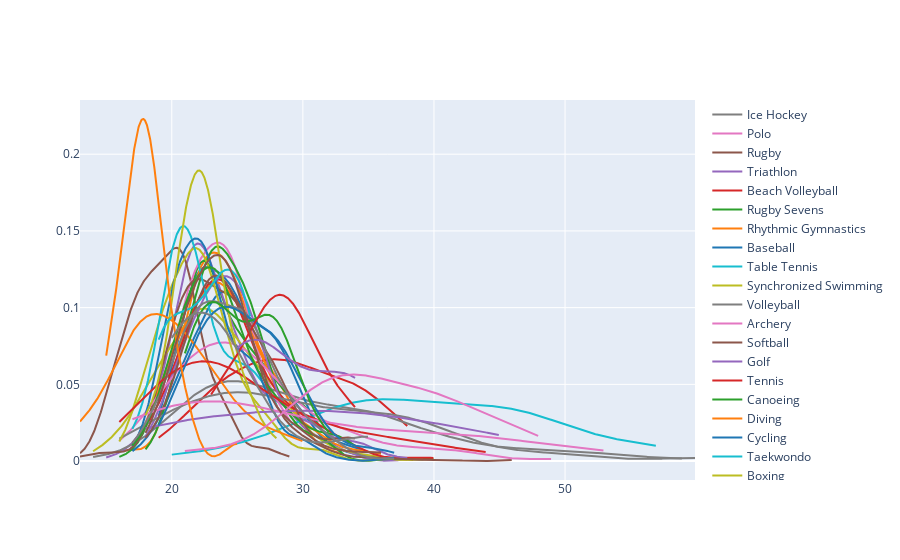

Notebook source saved alongside this figure:
### Code cell
fig.show()

### Figure 1 — Plotly figure (JSON) as saved in the notebook; plotly's stock layout.template omitted (floating-point values rounded to 4 significant figures; data arrays with more than 128 entries replaced by an {"elided": "..."} marker saying what was removed)
{"data": [{"legendgroup": "Basketball", "marker": {"color": "rgb(31, 119, 180)"}, "mode": "lines", "name": "Basketball", "showlegend": true, "type": "scatter", "x": {"elided": "500 float values"}, "xaxis": "x", "y": {"elided": "500 float values"}, "yaxis": "y"}, {"legendgroup": "Judo", "marker": {"color": "rgb(255, 127, 14)"}, "mode": "lines", "name": "Judo", "showlegend": true, "type": "scatter", "x": {"elided": "500 float values"}, "xaxis": "x", "y": {"elided": "500 float values"}, "yaxis": "y"}, {"legendgroup": "Football", "marker": {"color": "rgb(44, 160, 44)"}, "mode": "lines", "name": "Football", "showlegend": true, "type": "scatter", "x": {"elided": "500 float values"}, "xaxis": "x", "y": {"elided": "500 float values"}, "yaxis": "y"}, {"legendgroup": "Tug-Of-War", "marker": {"color": "rgb(214, 39, 40)"}, "mode": "lines", "name": "Tug-Of-War", "showlegend": true, "type": "scatter", "x": {"elided": "500 float values"}, "xaxis": "x", "y": {"elided": "500 float values"}, "yaxis": "y"}, {"legendgroup": "Athletics", "marker": {"color": "rgb(148, 103, 189)"}, "mode": "lines", "name": "Athletics", "showlegend": true, "type": "scatter", "x": {"elided": "500 float values"}, "xaxis": "x", "y": {"elided": "500 float values"}, "yaxis": "y"}, {"legendgroup": "Swimming", "marker": {"color": "rgb(140, 86, 75)"}, "mode": "lines", "name": "Swimming", "showlegend": true, "type": "scatter", "x": {"elided": "500 float values"}, "xaxis": "x", "y": {"elided": "500 float values"}, "yaxis": "y"}, {"legendgroup": "Badminton", "marker": {"color": "rgb(227, 119, 194)"}, "mode": "lines", "name": "Badminton", "showlegend": true, "type": "scatter", "x": {"elided": "500 float values"}, "xaxis": "x", "y": {"elided": "500 float values"}, "yaxis": "y"}, {"legendgroup": "Sailing", "marker": {"color": "rgb(127, 127, 127)"}, "mode": "lines", "name": "Sailing", "showlegend": true, "type": "scatter", "x": {"elided": "500 float values"}, "xaxis": "x", "y": {"elided": "500 float values"}, "yaxis": "y"}, {"legendgroup": "Gymnastics", "marker": {"color": "rgb(188, 189, 34)"}, "mode": "lines", "name": "Gymnastics", "showlegend": true, "type": "scatter", "x": {"elided": "500 float values"}, "xaxis": "x", "y": {"elided": "500 float values"}, "yaxis": "y"}, {"legendgroup": "Art Competitions", "marker": {"color": "rgb(23, 190, 207)"}, "mode": "lines", "name": "Art Competitions", "showlegend": true, "type": "scatter", "x": {"elided": "500 float values"}, "xaxis": "x", "y": {"elided": "500 float values"}, "yaxis": "y"}, {"legendgroup": "Handball", "marker": {"color": "rgb(31, 119, 180)"}, "mode": "lines", "name": "Handball", "showlegend": true, "type": "scatter", "x": {"elided": "500 float values"}, "xaxis": "x", "y": {"elided": "500 float values"}, "yaxis": "y"}, {"legendgroup": "Weightlifting", "marker": {"color": "rgb(255, 127, 14)"}, "mode": "lines", "name": "Weightlifting", "showlegend": true, "type": "scatter", "x": {"elided": "500 float values"}, "xaxis": "x", "y": {"elided": "500 float values"}, "yaxis": "y"}, {"legendgroup": "Wrestling", "marker": {"color": "rgb(44, 160, 44)"}, "mode": "lines", "name": "Wrestling", "showlegend": true, "type": "scatter", "x": {"elided": "500 float values"}, "xaxis": "x", "y": {"elided": "500 float values"}, "yaxis": "y"}, {"legendgroup": "Water Polo", "marker": {"color": "rgb(214, 39, 40)"}, "mode": "lines", "name": "Water Polo", "showlegend": true, "type": "scatter", "x": {"elided": "500 float values"}, "xaxis": "x", "y": {"elided": "500 float values"}, "yaxis": "y"}, {"legendgroup": "Hockey", "marker": {"color": "rgb(148, 103, 189)"}, "mode": "lines", "name": "Hockey", "showlegend": true, "type": "scatter", "x": {"elided": "500 float values"}, "xaxis": "x", "y": {"elided": "500 float values"}, "yaxis": "y"}, {"legendgroup": "Rowing", "marker": {"color": "rgb(140, 86, 75)"}, "mode": "lines", "name": "Rowing", "showlegend": true, "type": "scatter", "x": {"elided": "500 float values"}, "xaxis": "x", "y": {"elided": "500 float values"}, "yaxis": "y"}, {"legendgroup": "Fencing", "marker": {"color": "rgb(227, 119, 194)"}, "mode": "lines", "name": "Fencing", "showlegend": true, "type": "scatter", "x": {"elided": "500 float values"}, "xaxis": "x", "y": {"elided": "500 float values"}, "yaxis": "y"}, {"legendgroup": "Shooting", "marker": {"color": "rgb(127, 127, 127)"}, "mode": "lines", "name": "Shooting", "showlegend": true, "type": "scatter", "x": {"elided": "500 float values"}, "xaxis": "x", "y": {"elided": "500 float values"}, "yaxis": "y"}, {"legendgroup": "Boxing", "marker": {"color": "rgb(188, 189, 34)"}, "mode": "lines", "name": "Boxing", "showlegend": true, "type": "scatter", "x": {"elided": "500 float values"}, "xaxis": "x", "y": {"elided": "500 float values"}, "yaxis": "y"}, {"legendgroup": "Taekwondo", "marker": {"color": "rgb(23, 190, 207)"}, "mode": "lines", "name": "Taekwondo", "showlegend": true, "type": "scatter", "x": {"elided": "500 float values"}, "xaxis": "x", "y": {"elided": "500 float values"}, "yaxis": "y"}, {"legendgroup": "Cycling", "marker": {"color": "rgb(31, 119, 180)"}, "mode": "lines", "name": "Cycling", "showlegend": true, "type": "scatter", "x": {"elided": "500 float values"}, "xaxis": "x", "y": {"elided": "500 float values"}, "yaxis": "y"}, {"legendgroup": "Diving", "marker": {"color": "rgb(255, 127, 14)"}, "mode": "lines", "name": "Diving", "showlegend": true, "type": "scatter", "x": {"elided": "500 float values"}, "xaxis": "x", "y": {"elided": "500 float values"}, "yaxis": "y"}, {"legendgroup": "Canoeing", "marker": {"color": "rgb(44, 160, 44)"}, "mode": "lines", "name": "Canoeing", "showlegend": true, "type": "scatter", "x": {"elided": "500 float values"}, "xaxis": "x", "y": {"elided": "500 float values"}, "yaxis": "y"}, {"legendgroup": "Tennis", "marker": {"color": "rgb(214, 39, 40)"}, "mode": "lines", "name": "Tennis", "showlegend": true, "type": "scatter", "x": {"elided": "500 float values"}, "xaxis": "x", "y": {"elided": "500 float values"}, "yaxis": "y"}, {"legendgroup": "Golf", "marker": {"color": "rgb(148, 103, 189)"}, "mode": "lines", "name": "Golf", "showlegend": true, "type": "scatter", "x": {"elided": "500 float values"}, "xaxis": "x", "y": {"elided": "500 float values"}, "yaxis": "y"}, {"legendgroup": "Softball", "marker": {"color": "rgb(140, 86, 75)"}, "mode": "lines", "name": "Softball", "showlegend": true, "type": "scatter", "x": {"elided": "500 float values"}, "xaxis": "x", "y": {"elided": "500 float values"}, "yaxis": "y"}, {"legendgroup": "Archery", "marker": {"color": "rgb(227, 119, 194)"}, "mode": "lines", "name": "Archery", "showlegend": true, "type": "scatter", "x": {"elided": "500 float values"}, "xaxis": "x", "y": {"elided": "500 float values"}, "yaxis": "y"}, {"legendgroup": "Volleyball", "marker": {"color": "rgb(127, 127, 127)"}, "mode": "lines", "name": "Volleyball", "showlegend": true, "type": "scatter", "x": {"elided": "500 float values"}, "xaxis": "x", "y": {"elided": "500 float values"}, "yaxis": "y"}, {"legendgroup": "Synchronized Swimming", "marker": {"color": "rgb(188, 189, 34)"}, "mode": "lines", "name": "Synchronized Swimming", "showlegend": true, "type": "scatter", "x": {"elided": "500 float values"}, "xaxis": "x", "y": {"elided": "500 float values"}, "yaxis": "y"}, {"legendgroup": "Table Tennis", "marker": {"color": "rgb(23, 190, 207)"}, "mode": "lines", "name": "Table Tennis", "showlegend": true, "type": "scatter", "x": {"elided": "500 float values"}, "xaxis": "x", "y": {"elided": "500 float values"}, "yaxis": "y"}, {"legendgroup": "Baseball", "marker": {"color": "rgb(31, 119, 180)"}, "mode": "lines", "name": "Baseball", "showlegend": true, "type": "scatter", "x": {"elided": "500 float values"}, "xaxis": "x", "y": {"elided": "500 float values"}, "yaxis": "y"}, {"legendgroup": "Rhythmic Gymnastics", "marker": {"color": "rgb(255, 127, 14)"}, "mode": "lines", "name": "Rhythmic Gymnastics", "showlegend": true, "type": "scatter", "x": {"elided": "500 float values"}, "xaxis": "x", "y": {"elided": "500 float values"}, "yaxis": "y"}, {"legendgroup": "Rugby Sevens", "marker": {"color": "rgb(44, 160, 44)"}, "mode": "lines", "name": "Rugby Sevens", "showlegend": true, "type": "scatter", "x": {"elided": "500 float values"}, "xaxis": "x", "y": {"elided": "500 float values"}, "yaxis": "y"}, {"legendgroup": "Beach Volleyball", "marker": {"color": "rgb(214, 39, 40)"}, "mode": "lines", "name": "Beach Volleyball", "showlegend": true, "type": "scatter", "x": {"elided": "500 float values"}, "xaxis": "x", "y": {"elided": "500 float values"}, "yaxis": "y"}, {"legendgroup": "Triathlon", "marker": {"color": "rgb(148, 103, 189)"}, "mode": "lines", "name": "Triathlon", "showlegend": true, "type": "scatter", "x": {"elided": "500 float values"}, "xaxis": "x", "y": {"elided": "500 float values"}, "yaxis": "y"}, {"legendgroup": "Rugby", "marker": {"color": "rgb(140, 86, 75)"}, "mode": "lines", "name": "Rugby", "showlegend": true, "type": "scatter", "x": {"elided": "500 float values"}, "xaxis": "x", "y": {"elided": "500 float values"}, "yaxis": "y"}, {"legendgroup": "Polo", "marker": {"color": "rgb(227, 119, 194)"}, "mode": "lines", "name": "Polo", "showlegend": true, "type": "scatter", "x": {"elided": "500 float values"}, "xaxis": "x", "y": {"elided": "500 float values"}, "yaxis": "y"}, {"legendgroup": "Ice Hockey", "marker": {"color": "rgb(127, 127, 127)"}, "mode": "lines", "name": "Ice Hockey", "showlegend": true, "type": "scatter", "x": {"elided": "500 float values"}, "xaxis": "x", "y": {"elided": "500 float values"}, "yaxis": "y"}], "layout": {"barmode": "overlay", "hovermode": "closest", "legend": {"traceorder": "reversed"}, "xaxis": {"anchor": "y2", "domain": [0, 1], "zeroline": false}, "yaxis": {"anchor": "free", "domain": [0, 1], "position": 0}}}
